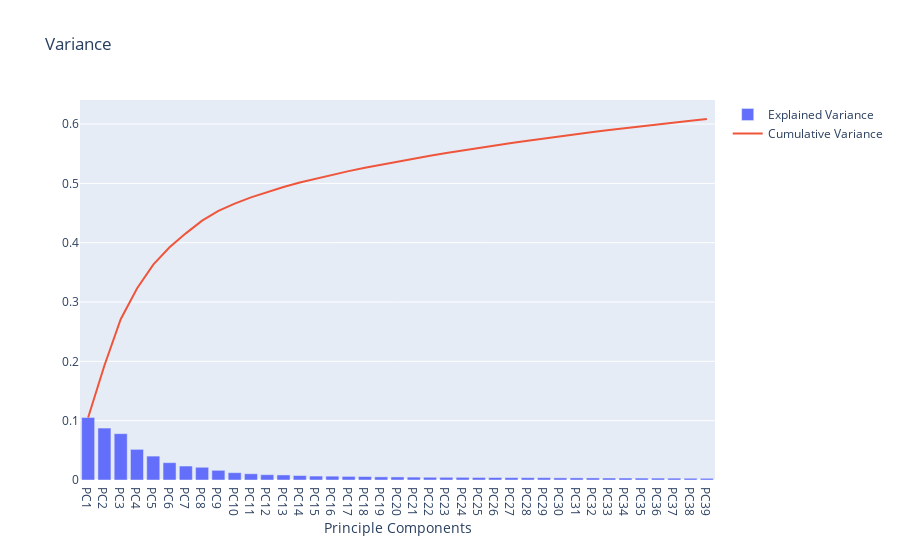

The code cell stored with this chart in its notebook:
### Code cell
# want to find components that are causing the most variance but also find the number of dimensions 
# that keep 0.8 of variance
#use expplained variance ratio and put together in a plot
x = ["PC%s" %i for i in range(1,40)]
trace1 = go.Bar(
    x=x,
    y=list(var_exp),
    name="Explained Variance")

trace2 = go.Scatter(
    x=x,
    y=cum_var_exp,
    name="Cumulative Variance")

layout = go.Layout(
    title='Variance',
    xaxis=dict(title='Principle Components', tickmode='linear'))

data = [trace1, trace2]
fig = go.Figure(data=data, layout=layout)
fig.show()

### Figure 1 — Plotly figure (JSON) as saved in the notebook; plotly's stock layout.template omitted (floating-point values rounded to 4 significant figures; data arrays with more than 128 entries replaced by an {"elided": "..."} marker saying what was removed)
{"data": [{"name": "Explained Variance", "type": "bar", "x": ["PC1", "PC2", "PC3", "PC4", "PC5", "PC6", "PC7", "PC8", "PC9", "PC10", "PC11", "PC12", "PC13", "PC14", "PC15", "PC16", "PC17", "PC18", "PC19", "PC20", "PC21", "PC22", "PC23", "PC24", "PC25", "PC26", "PC27", "PC28", "PC29", "PC30", "PC31", "PC32", "PC33", "PC34", "PC35", "PC36", "PC37", "PC38", "PC39"], "y": {"elided": "801 float values"}}, {"name": "Cumulative Variance", "type": "scatter", "x": ["PC1", "PC2", "PC3", "PC4", "PC5", "PC6", "PC7", "PC8", "PC9", "PC10", "PC11", "PC12", "PC13", "PC14", "PC15", "PC16", "PC17", "PC18", "PC19", "PC20", "PC21", "PC22", "PC23", "PC24", "PC25", "PC26", "PC27", "PC28", "PC29", "PC30", "PC31", "PC32", "PC33", "PC34", "PC35", "PC36", "PC37", "PC38", "PC39"], "y": {"elided": "801 float values"}}], "layout": {"title": {"text": "Variance"}, "xaxis": {"tickmode": "linear", "title": {"text": "Principle Components"}}}}
